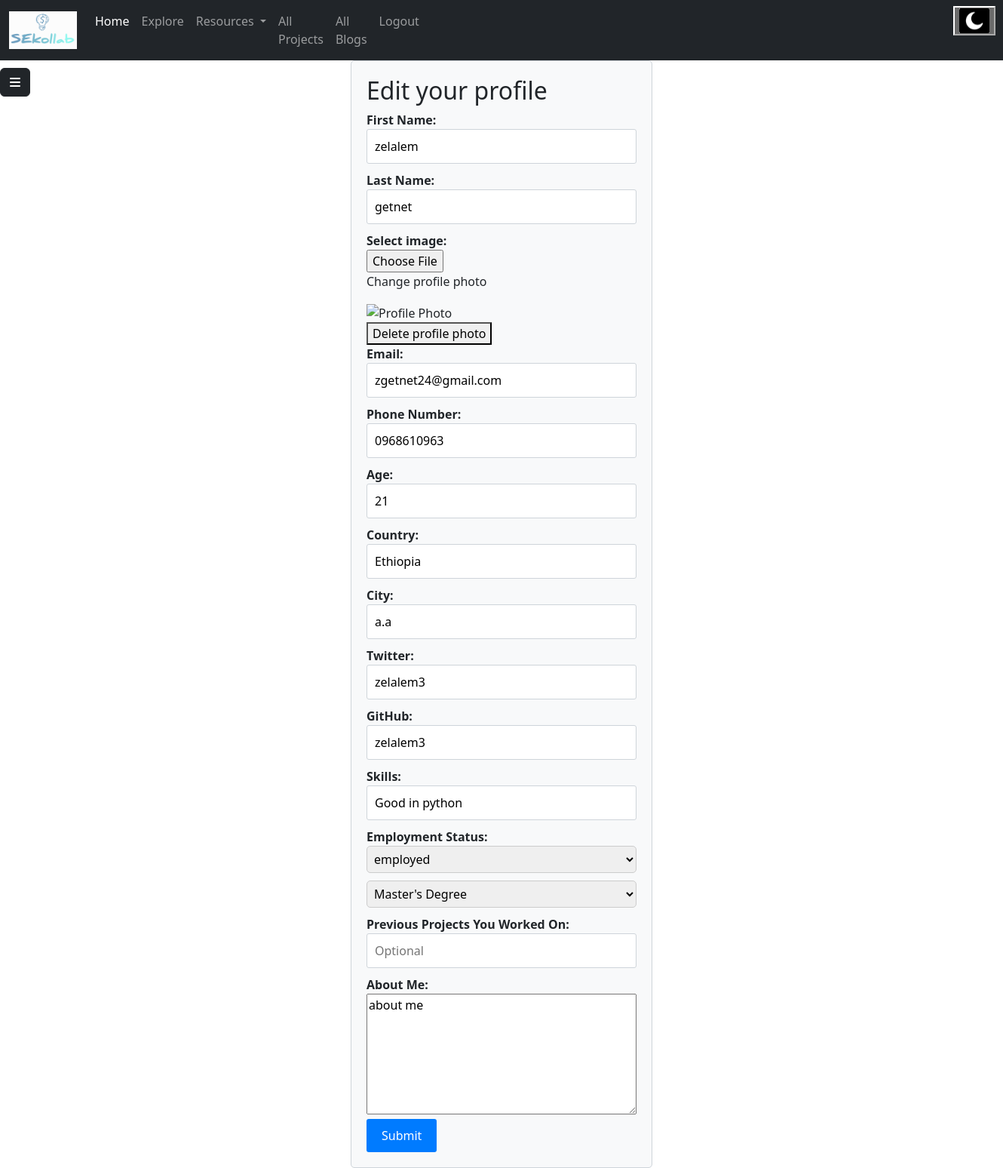
The app's page /editprofile (signed in) with its own data.
### models.py (models this page shows)
class User(UserMixin, db.Model):
    __tablename__ = "users"
    id = Column(Integer, primary_key=True, autoincrement=True)
    email = Column(String(100), unique=True)
    username = Column(String)
    fname = Column(String(30), nullable=False)
    lname = Column(String(30), nullable=False)
    profile_photo = Column(String)
    about_me = Column(String, nullable=False)
    phone_number = Column(String(11), nullable=False)
    age = Column(String(11), nullable=False)
    status = Column(String, nullable=False)
    skills = Column(String, nullable=False)
    portfolio = Column(String)
    password = Column(String(100))
    date = Column(String, nullable=False, default=datetime.date.today().strftime("%B %d, %Y"))
    is_active = db.Column(db.Boolean, default=True)
    country = Column(String, nullable=False)
    City = Column(String, nullable=False)
    twitter = Column(String)
    github = Column(String)
    education_status = Column(String)
    employment_status=Column(String, nullable=False)
    blogs = relationship("Blog", back_populates="author")
    comments = relationship("Userscomment", back_populates="user")
    liked_blogs = relationship("Blog", secondary='liked_blogs', backref='liking_users')
    collabration = relationship("Collabration", back_populates="user")
    followers = relationship("Follower", foreign_keys="[Follower.user_id]",back_populates="followed_user")
    following = relationship("Follower", foreign_keys="[Follower.follower_id]", back_populates="follower")
    interests = relationship("Interest", back_populates="user")

### main.py (the view, shortened to what this page needs)
@app.route('/editprofile', methods=['GET', 'POST'])
@login_required
def editprofile():
    user = current_user
    return render_template('editprofile.html', user=user)

### main.py (called while the page is built)
@login_manager.user_loader
def load_user(user_id):
    return User.query.get(int(user_id))

### templates/editprofile.html (shortened to what this page needs)
<!DOCTYPE html>
<html>
<head>
  <link rel="stylesheet" href="../static/css/signup.css">
  <link href="https://cdn.jsdelivr.net/npm/bootstrap@5.3.3/dist/css/bootstrap.min.css" rel="stylesheet">
  <link rel="stylesheet" href="../static/css/sidebar.css">
</head>
<body>
{% include "navigationloggedin.html" %}
{% include "sidebar.html" %}
<div class="container">
  <div class="form-container">
    <h2>Edit your profile</h2>
    <form action="{{ url_for('editprofile') }}" method="POST" enctype="multipart/form-data">
      <div class="form-group">
        <label for="fname">First Name:</label>
        <input type="text" id="fname" name="first_name" value="{{ user.fname }}" required>
      </div>
      <div class="form-group">
        <label for="lname">Last Name:</label>
        <input type="text" id="lname" name="last_name" value="{{ user.lname }}" required>
      </div>
      <div class="form-group">
        <label for="img">Select image:</label>
        {% if user.profile_photo != "static/images/noprofile.jpg" %}
          <input type="file" name="image" id="img1">
          <p>Change profile photo</p>
          <img src="{{ user.profile_photo }}" alt="Profile Photo" style="max-width: 200px; max-height: 300px;"><br>
          <button id="delete">Delete profile photo</button>
        {% else %}
          <input type="file" name="image2" id="img">
        {% endif %}
      </div>
      <div class="form-group">
        <label for="email">Email:</label>
        <input type="email" id="email" name="email" value="{{ user.email }}" required>
      </div>
      <div class="form-group">
        <label for="phone">Phone Number:</label>
        <input type="text" id="phone" name="phone_number" value="{{ user.phone_number }}" required>
      </div>
      <div class="form-group">
        <label for="age">Age:</label>
        <input type="text" id="age" name="age" value="{{ user.age }}" required>
      </div>
      <div class="form-group">
        <label for="country">Country:</label>
        <input type="text" id="country" name="country" value="{{ user.country }}" required>
      </div>
      <div class="form-group">
        <label for="city">City:</label>
        <input type="text" id="city" name="city" value="{{ user.City }}" required>
      </div>
      <div class="form-group">
        <label for="twitter">Twitter:</label>
        <input type="text" id="twitter" name="twitter" value="{{ user.twitter }}" required>
      </div>
      <div class="form-group">
        <label for="github">GitHub:</label>
        <input type="text" id="github" name="github" value="{{ user.github }}" required>
      </div>
      <div class="form-group">
        <label for="skills">Skills:</label>
        <input type="text" id="skills" name="skills" value="{{ user.skills }}" required>
      </div>
      <div class="form-group">
        <label for="education-level">Employment Status:</label>
    <select id="employment-status" name="employment_status" class="form-group selectedevent" style="display: block; margin-bottom: 10px; padding: 5px; width: 100%; border: 1px solid #ccc; border-radius: 5px;">
    <option value="" disabled selected style="color: #999;">{{ user.employment_status }}</option>
</select>
<select id="education-level" name="education_level" class="form-group selectedevent" style="display: block; margin-bottom: 10px; padding: 5px; width: 100%; border: 1px solid #ccc; border-radius: 5px;">
    <option value="{{ user.education_status }}" disabled selected style="color: #999;">{{ user.education_status }}</option>
</select>
      </div>
      <div class="form-group">
        <label for="previous">Previous Projects You Worked On:</label>
        <input type="text" id="previous" name="previous" placeholder="Optional">
      </div>
      <div class="form-group">
        <label for="about_me" style="display: block;">About Me:</label>
        <textarea id="about_me" name="about_me" style="width: 100%; height: 10pc;" required>{{ user.about_me }}</textarea>
      </div>
      <div class="form-group">
        <button type="submit">Submit</button>
      </div>
    </form>
  </div>
</div>
</body>
</html>

### static/css/signup.css (style rules this page uses)
.form-container { max-width: 400px; width: 100%; margin: 0 auto; padding: 20px; background-color: #f8f9fa; border: 1px solid #ced4da; border-radius: 5px; }
label { font-weight: bold; }
input[type="text"], input[type="email"], input[type="password"] { width: 100%; padding: 10px; margin-bottom: 10px; border: 1px solid #ced4da; border-radius: 3px; }
button[type="submit"] { padding: 10px 20px; background-color: #007bff; color: #fff; border: none; border-radius: 3px; cursor: pointer; }
.container { width: 50%; }
input[type="file"] { color: transparent; }

### records on screen
User: first_name "zelalem", last_name "getnet", email "zgetnet24@gmail.com", phone_number "0968610963", age "21", country "Ethiopia", city "a.a", twitter "zelalem3", github "zelalem3", skills "Good in python", employment_status "employed", education_level "Master's Degree", about_me "about me"
